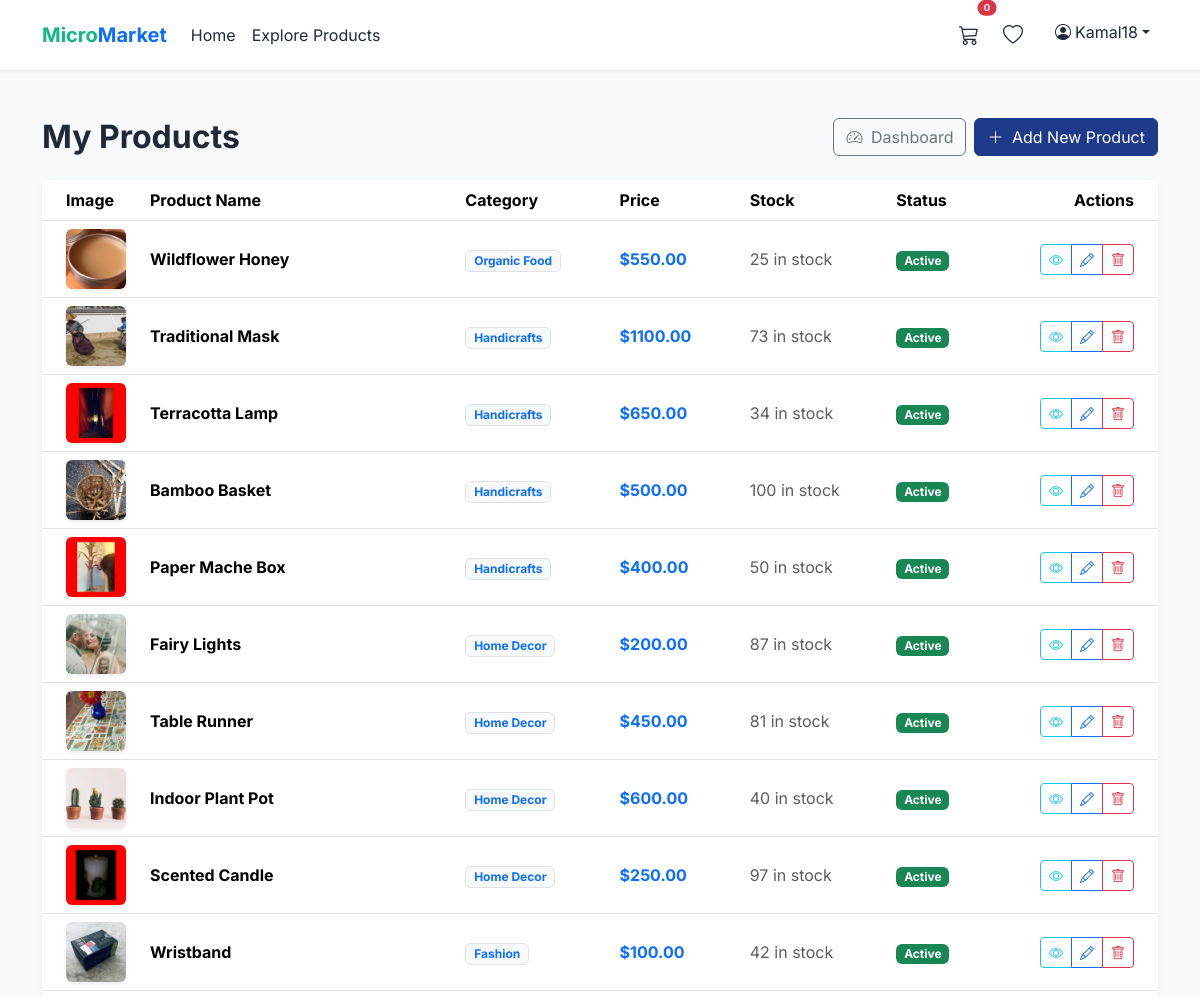
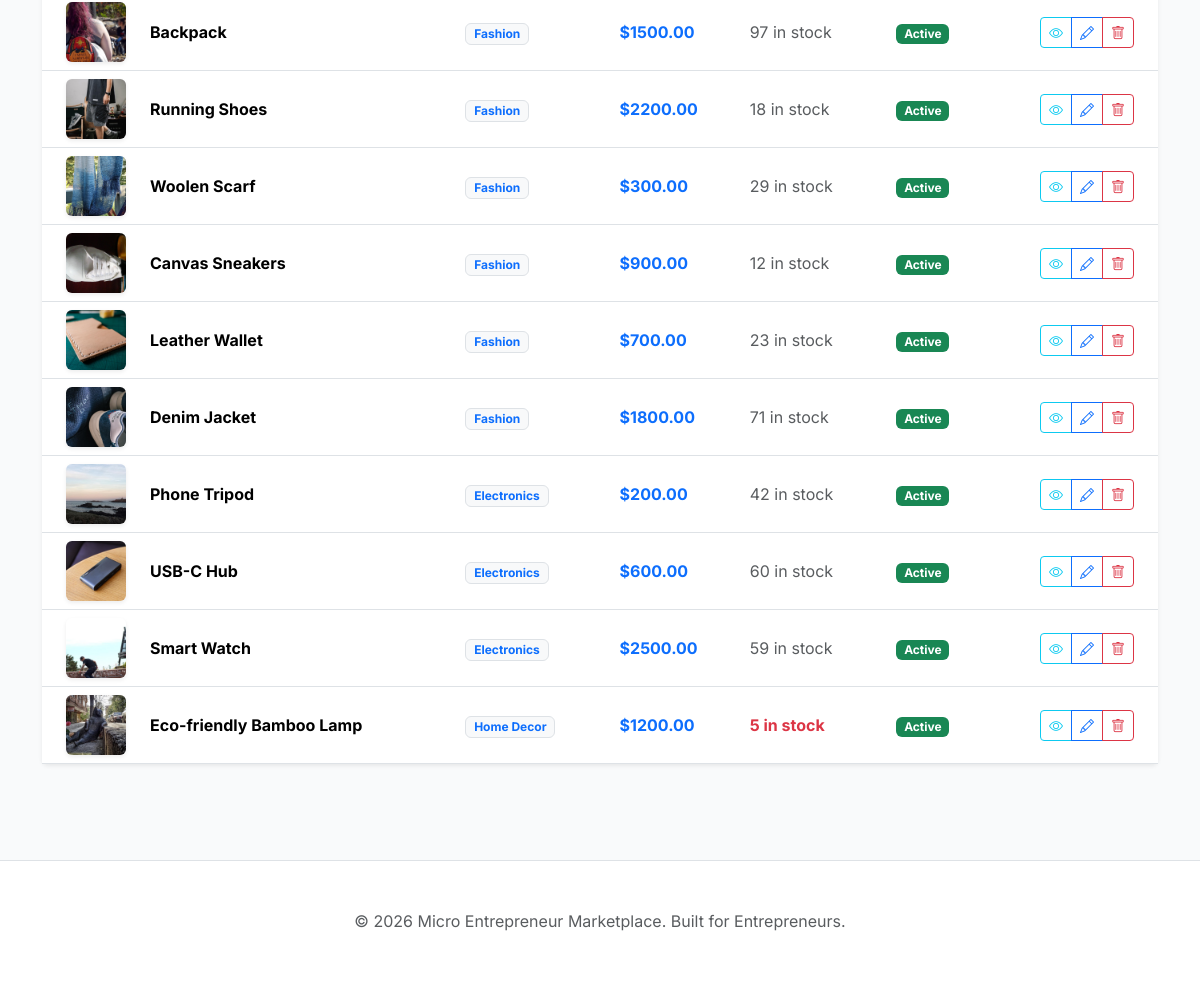
The page /dashboard/seller/products/ (signed in) on the database its author committed (2 pictures, top to bottom).
### accounts/models.py (models this page shows, shortened)
class User(AbstractUser):
    ADMIN = 'ADMIN'
    SELLER = 'SELLER'
    BUYER = 'BUYER'
    ROLE_CHOICES = [
        (ADMIN, 'Admin'),
        (SELLER, 'Seller'),
        (BUYER, 'Buyer'),
    ]
    role = models.CharField(max_length=10, choices=ROLE_CHOICES, default=BUYER)
    phone = models.CharField(max_length=15, blank=True, null=True)
    profile_image = models.ImageField(upload_to='profiles/', blank=True, null=True)
    address = models.TextField(blank=True, null=True)
    city = models.CharField(max_length=100, blank=True, null=True)
    state = models.CharField(max_length=100, blank=True, null=True)
    created_at = models.DateTimeField(auto_now_add=True, db_index=True)

### marketplace/models.py (models this page shows, shortened)
class Product(models.Model):
    seller = models.ForeignKey(settings.AUTH_USER_MODEL, on_delete=models.CASCADE, related_name='products', db_index=True)
    category = models.ForeignKey(Category, on_delete=models.SET_NULL, null=True, related_name='products')
    name = models.CharField(max_length=200)
    description = models.TextField()
    price = models.DecimalField(max_digits=10, decimal_places=2)
    stock = models.PositiveIntegerField(default=0)
    image = models.ImageField(upload_to='products/', blank=True, null=True)
    is_active = models.BooleanField(default=True)
    created_at = models.DateTimeField(auto_now_add=True, db_index=True)

class Category(models.Model):
    name = models.CharField(max_length=100)
    description = models.TextField(blank=True, null=True)
    slug = models.SlugField(unique=True, db_index=True)
    class Meta:
        verbose_name_plural = "Categories"

### dashboard/views.py (the view)
# urls.py: path('seller/products/', SellerProductListView.as_view(), name='seller_products'),
class SellerProductListView(LoginRequiredMixin, UserPassesTestMixin, ListView):
    model = Product
    template_name = 'dashboard/seller_product_list.html'
    context_object_name = 'products'
    def test_func(self):
        return self.request.user.role == 'SELLER'
    def get_queryset(self):
        return Product.objects.filter(seller=self.request.user).order_by('-created_at')

### templates/dashboard/seller_product_list.html (shortened to what this page needs)
{% extends 'base.html' %}
{% block content %}
<div class="container py-5">
    <div class="d-flex justify-content-between align-items-center mb-4">
        <h2 class="fw-bold m-0">My Products</h2>
        <div class="d-flex gap-2">
            <a href="{% url 'dashboard:seller_dashboard' %}" class="btn btn-outline-secondary">
                <i class="bi bi-speedometer2 me-1"></i> Dashboard
            </a>
            <a href="{% url 'dashboard:add_product' %}" class="btn btn-primary">
                <i class="bi bi-plus-lg me-1"></i> Add New Product
            </a>
        </div>
    </div>
    <div class="card border-0 shadow-sm">
        <div class="card-body p-0">
            <div class="table-responsive">
                <table class="table table-hover align-middle mb-0">
                    <thead class="bg-light">
                        <tr>
                            <th class="ps-4" style="width: 100px;">Image</th>
                            <th>Product Name</th>
                            <th>Category</th>
                            <th>Price</th>
                            <th>Stock</th>
                            <th>Status</th>
                            <th class="text-end pe-4">Actions</th>
                        </tr>
                    </thead>
                    <tbody>
                        {% for product in products %}
                        <tr>
                            <td class="ps-4">
                                {% if product.image %}
                                <img src="{{ product.image.url }}" alt="{{ product.name }}" class="rounded shadow-sm"
                                    style="width: 60px; height: 60px; object-fit: cover;">
                                {% else %}
                                <div class="bg-light rounded d-flex align-items-center justify-content-center shadow-sm"
                                    style="width: 60px; height: 60px;">
                                    <i class="bi bi-image text-muted"></i>
                                </div>
                                {% endif %}
                            </td>
                            <td>
                                <h6 class="fw-bold mb-0">{{ product.name }}</h6>
                            </td>
                            <td>
                                <span class="badge bg-light text-primary border">{{ product.category.name }}</span>
                            </td>
                            <td class="fw-bold text-primary">${{ product.price }}</td>
                            <td>
                                <span
                                    class="{% if product.stock <= 5 %}text-danger fw-bold{% else %}text-muted{% endif %}">
                                    {{ product.stock }} in stock
                                </span>
                            </td>
                            <td>
                                {% if product.is_active %}
                                <span class="badge bg-success">Active</span>
                                {% else %}
                                <span class="badge bg-secondary">Inactive</span>
                                {% endif %}
                            </td>
                            <td class="text-end pe-4">
                                <div class="btn-group">
                                    <a href="{% url 'marketplace:product_detail' product.id %}"
                                        class="btn btn-sm btn-outline-info" title="View">
                                        <i class="bi bi-eye"></i>
                                    </a>
                                    <a href="{% url 'dashboard:edit_product' product.id %}"
                                        class="btn btn-sm btn-outline-primary" title="Edit">
                                        <i class="bi bi-pencil"></i>
                                    </a>
                                    <a href="{% url 'dashboard:delete_product' product.id %}"
                                        class="btn btn-sm btn-outline-danger" title="Delete">
                                        <i class="bi bi-trash"></i>
                                    </a>
                                </div>
                            </td>
                        </tr>
                        {% endfor %}
                    </tbody>
                </table>
            </div>
        </div>
    </div>
</div>
{% endblock %}

### templates/base.html (shortened to what this page needs)
{% load static %}
{% load django_bootstrap5 %}
<!DOCTYPE html>
<html lang="en">
<head>
    {% bootstrap_css %}
    <link rel="stylesheet" href="https://cdn.jsdelivr.net/npm/bootstrap-icons@1.11.3/font/bootstrap-icons.min.css">
    <link rel="stylesheet" href="{% static 'css/style.css' %}">
</head>
<body>
    <nav class="navbar navbar-expand-lg navbar-light sticky-top">
        <div class="container">
            <a class="navbar-brand fw-bold text-primary" href="{% url 'core:home' %}">
                <span style="color: var(--secondary-green);">Micro</span>Market
            </a>
            <div class="collapse navbar-collapse" id="navbarNav">
                <ul class="navbar-nav me-auto">
                    <li class="nav-item">
                        <a class="nav-link" href="{% url 'core:home' %}">Home</a>
                    </li>
                    <li class="nav-item">
                        <a class="nav-link" href="{% url 'marketplace:product_list' %}">Explore Products</a>
                    </li>
                </ul>
                <ul class="navbar-nav">
                    {% if user.is_authenticated %}
                    <li class="nav-item me-2">
                        <a class="nav-link position-relative" href="{% url 'marketplace:cart_detail' %}">
                            <i class="bi bi-cart3 fs-5"></i>
                            <span
                                class="position-absolute top-0 start-100 translate-middle badge rounded-pill bg-danger"
                                style="font-size: 0.6rem;">
                                {{ user.cart_items.count }}
                            </span>
                        </a>
                    </li>
                    <li class="nav-item me-3">
                        <a class="nav-link" href="{% url 'marketplace:wishlist_detail' %}">
                            <i class="bi bi-heart fs-5"></i>
                        </a>
                    </li>
                    <li class="nav-item dropdown">
                        <a class="nav-link dropdown-toggle" href="#" id="navbarDropdown" role="button"
                            data-bs-toggle="dropdown">
                            <i class="bi bi-person-circle me-1"></i> {{ user.username }}
                        </a>
                    </li>
                    {% endif %}
                </ul>
            </div>
        </div>
    </nav>
    <main>
        {% block content %}
        {% endblock %}
    </main>
    <footer class="bg-white py-5 mt-5 border-top">
        <div class="container text-center text-muted">
            <p>&copy; 2026 Micro Entrepreneur Marketplace. Built for Entrepreneurs.</p>
        </div>
    </footer>
</body>
</html>

### static/css/style.css (style rules this page uses)
:root { --primary-blue: #1e3a8a; --secondary-green: #10b981; --accent-orange: #f59e0b; --neutral-gray: #f3f4f6; --text-dark: #1f2937; }
body { font-family: 'Inter', sans-serif; background-color: #f9fafb; color: var(--text-dark); }
.navbar { background-color: white; box-shadow: 0 1px 3px rgba(0,0,0,0.1); }
.btn-primary { background-color: var(--primary-blue); border-color: var(--primary-blue); }
.card { border: none; box-shadow: 0 4px 6px -1px rgba(0, 0, 0, 0.1); transition: transform 0.2s; }
.nav-link { color: var(--text-dark); padding: 0.75rem 1.5rem; display: flex; align-items: center; }

### rows shown on the page
User: cart_items.count "0", username "Kamal18"
Product: image (picture), name "Wildflower Honey", category.name "Organic Food", price "550.00", stock "25", is_active "Active"
Product: image (picture), name "Traditional Mask", category.name "Handicrafts", price "1100.00", stock "73", is_active "Active"
Product: image (picture), name "Terracotta Lamp", category.name "Handicrafts", price "650.00", stock "34", is_active "Active"
Product: image (picture), name "Bamboo Basket", category.name "Handicrafts", price "500.00", stock "100", is_active "Active"
Product: image (picture), name "Paper Mache Box", category.name "Handicrafts", price "400.00", stock "50", is_active "Active"
Product: image (picture), name "Fairy Lights", category.name "Home Decor", price "200.00", stock "87", is_active "Active"
Product: image (picture), name "Table Runner", category.name "Home Decor", price "450.00", stock "81", is_active "Active"
Product: image (picture), name "Indoor Plant Pot", category.name "Home Decor", price "600.00", stock "40", is_active "Active"
Product: image (picture), name "Scented Candle", category.name "Home Decor", price "250.00", stock "97", is_active "Active"
Product: image (picture), name "Wristband", category.name "Fashion", price "100.00", stock "42", is_active "Active"
Product: image (picture), name "Backpack", category.name "Fashion", price "1500.00", stock "97", is_active "Active"
Product: image (picture), name "Running Shoes", category.name "Fashion", price "2200.00", stock "18", is_active "Active"
Product: image (picture), name "Woolen Scarf", category.name "Fashion", price "300.00", stock "29", is_active "Active"
Product: image (picture), name "Canvas Sneakers", category.name "Fashion", price "900.00", stock "12", is_active "Active"
Product: image (picture), name "Leather Wallet", category.name "Fashion", price "700.00", stock "23", is_active "Active"
Product: image (picture), name "Denim Jacket", category.name "Fashion", price "1800.00", stock "71", is_active "Active"
Product: image (picture), name "Phone Tripod", category.name "Electronics", price "200.00", stock "42", is_active "Active"
Product: image (picture), name "USB-C Hub", category.name "Electronics", price "600.00", stock "60", is_active "Active"
Product: image (picture), name "Smart Watch", category.name "Electronics", price "2500.00", stock "59", is_active "Active"
Product: image (picture), name "Eco-friendly Bamboo Lamp", category.name "Home Decor", price "1200.00", stock "5", is_active "Active"
